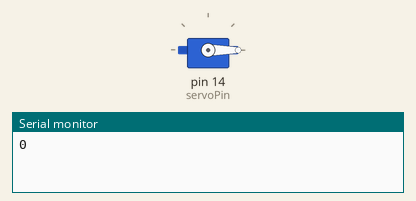
A sketch run on a simulated Arduino Uno, built with avr-gcc and run on an emulated ATmega328P. Parts: servo, the last lines printed to the serial monitor.

Above: at 0.05 s.
At 4.25 s:
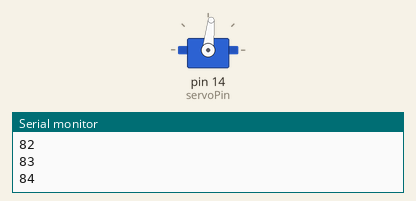
At 8.45 s:
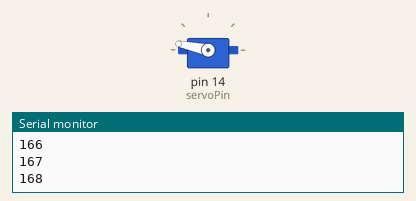
At 18.05 s:
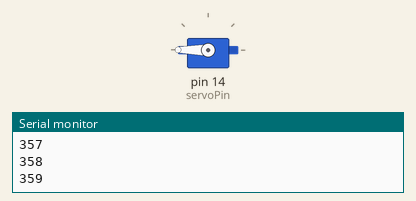
Timing chart, 0 to 23.5 s (numbered marks = the images above):
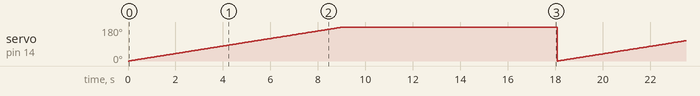

The sketch:

wk4-1_servo.ino
```cpp
#include <Servo.h>  //匯入函式庫
Servo myservo;  // 建立伺服馬達控制

const int servoPin = 14;  //用常態變數設定pin腳位，與之前define方式差不多
int pos = 0;

void setup() {
  myservo.attach(servoPin);  // 將伺服馬達連接的GPIO pin連接伺服物件
  Serial.begin(115200);//序列阜連線速率(鮑率)
}

void loop() {
 for(pos = 0; pos < 360; pos++){ // 一度一度由 0 度旋轉到 180 度
        myservo.write(pos); //Servo設定角度
        Serial.println(pos);
        delay(50);
 }
}
```

Measured:
- by itself, servo on pin 14 (servoPin): ramps from 0° to 180° and jumps back, once every 18.1 s
